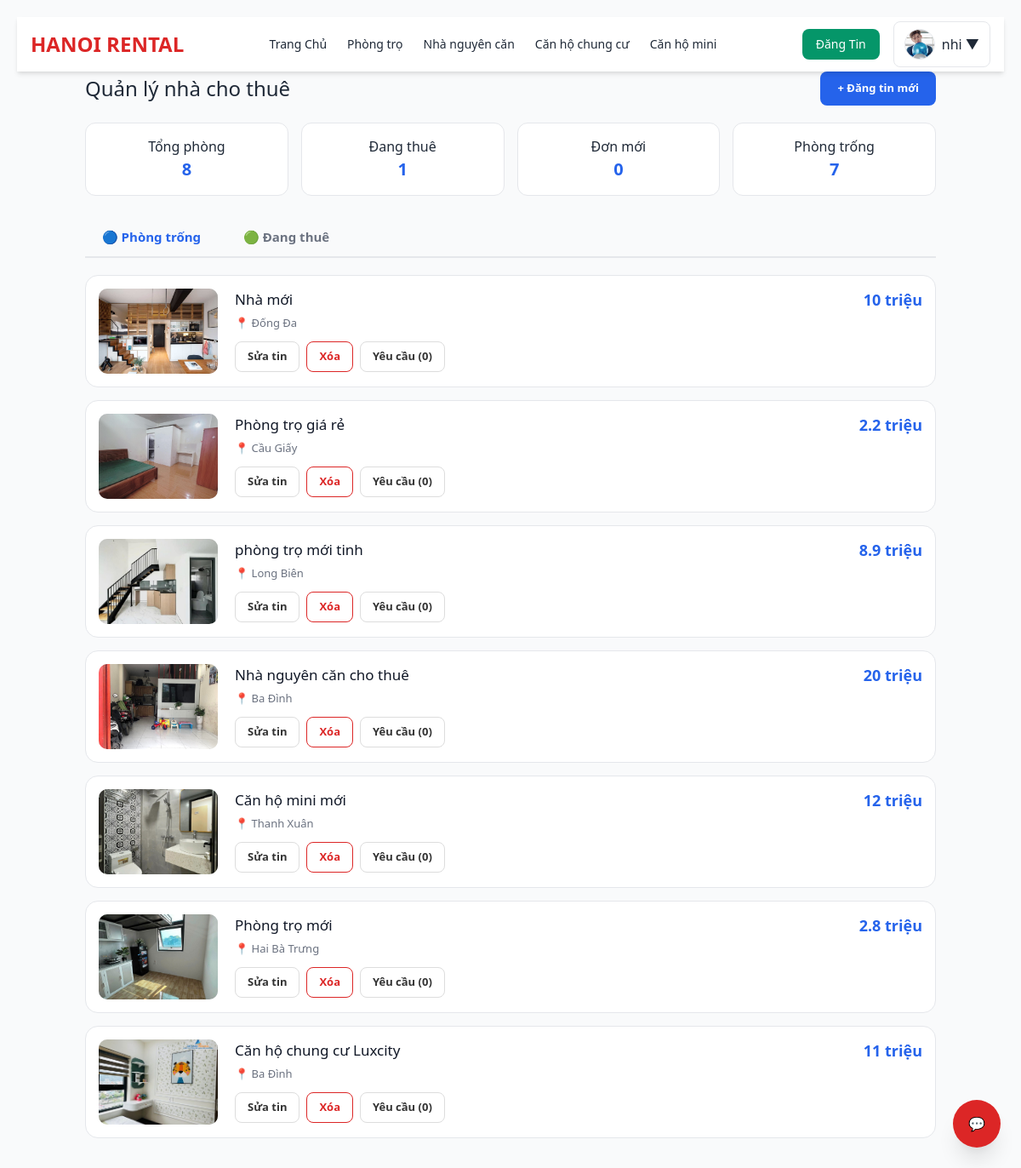
The app's page /manage_rooms.php (signed in) with its own data.
### tables this page shows
CREATE TABLE `posts` (
  `id` int(11) NOT NULL,
  `user_id` int(11) NOT NULL,
  `status` enum('pending','approved','rejected') DEFAULT 'pending',
  `reviewed_by` int(11) DEFAULT NULL,
  `reviewed_at` timestamp NULL DEFAULT NULL,
  `title` varchar(255) DEFAULT NULL,
  `image` varchar(255) DEFAULT NULL,
  `type` varchar(50) DEFAULT NULL,
  `khu_vuc` varchar(255) DEFAULT NULL,
  `price` varchar(50) DEFAULT NULL,
  `phone` varchar(20) DEFAULT NULL,
  `zalo` varchar(20) DEFAULT NULL,
  `description` text DEFAULT NULL,
  `status_rent` tinyint(4) DEFAULT 0,
  `created_at` timestamp NOT NULL DEFAULT current_timestamp(),
  `category` varchar(50) NOT NULL DEFAULT 'phongtro'
);

### manage_rooms.php (the view, shortened to what this page needs)
<?php
require 'header.php';
require 'db.php';
$landlord_id = (int)$_SESSION['user']['id'];
if (!function_exists('e')) {
    function e($s) { return htmlspecialchars((string)$s, ENT_QUOTES, 'UTF-8'); }
}
function resolve_thumb_url($thumbVal) {
    $thumbVal = trim((string)$thumbVal);
    $default = 'assets/default.png';
    $paths = ['uploads/'.ltrim($thumbVal, '/'), ltrim($thumbVal, '/'), '../uploads/'.ltrim($thumbVal, '/')];
    foreach ($paths as $path) { if (file_exists($path)) return $path; }
    return $default;
}
function fmt_price_million($raw) {
    $clean = str_replace([',','VNĐ','vnd','đ'], '', (string)$raw);
    if (is_numeric($clean)) {
        $num = (float)$clean;
        $million = ($num > 1000) ? $num / 1000000.0 : $num;
        return rtrim(rtrim(number_format($million, 1, '.', ''), '0'), '.') . ' triệu';
    }
    return $raw;
}
$sql = "SELECT p.*, (SELECT filename FROM post_images WHERE post_id = p.id ORDER BY id ASC LIMIT 1) AS thumbnail
        FROM posts p WHERE p.user_id = ? ORDER BY p.created_at DESC";
$st = $pdo->prepare($sql);
$st->execute([$landlord_id]);
$posts = $st->fetchAll(PDO::FETCH_ASSOC);
$requests_by_post = [];
foreach ($posts as $pp) $requests_by_post[(int)$pp['id']] = ['pending'=>[], 'approved'=>[], 'all'=>[]];
if (!empty($posts)) {
    $pids = array_column($posts, 'id');
    $placeholders = implode(',', array_fill(0, count($pids), '?'));
    $q = $pdo->prepare("SELECT * FROM rental_requests WHERE post_id IN ($placeholders) ORDER BY created_at DESC");
    $q->execute($pids);
    while ($r = $q->fetch(PDO::FETCH_ASSOC)) {
        $pid = (int)$r['post_id'];
        $status = strtolower(trim((string)$r['status']));
        $r['_name'] = $r['fullname'] ?? ($r['name'] ?? 'Khách lạ');
        $r['_phone'] = $r['phone'] ?? ($r['phone_number'] ?? 'N/A');
        $requests_by_post[$pid]['all'][] = $r;
        if (in_array($status, ['pending', '0', 'waiting', 'new'])) $requests_by_post[$pid]['pending'][] = $r;
        elseif (in_array($status, ['approved', '1', 'accepted'])) $requests_by_post[$pid]['approved'][] = $r;
    }
    usort($posts, function($a, $b) use ($requests_by_post) {
        $countA = count($requests_by_post[(int)$a['id']]['pending'] ?? []);
        $countB = count($requests_by_post[(int)$b['id']]['pending'] ?? []);
        if ($countB > 0 && $countA == 0) return 1;
        if ($countA > 0 && $countB == 0) return -1;
        return strtotime($b['created_at']) <=> strtotime($a['created_at']);
    });
}
$total_rooms = count($posts);
$rented_count = count(array_filter($posts, fn($p) => ($p['status_rent'] ?? 0) == 1));
$pending_count = 0;
foreach($requests_by_post as $rp) $pending_count += count($rp['pending']);
?>
<!doctype html>
<html lang="vi">
<head>
</head>
<body>
<div class="container">
    <div style="display:flex;justify-content:space-between;align-items:center;margin-bottom:20px">
        <h1 style="font-size:24px">Quản lý nhà cho thuê</h1>
        <a href="post_new.php" class="btn btn-primary" style="padding:10px 20px">+ Đăng tin mới</a>
    </div>
    <div class="stats-grid">
        <div class="stat-card">Tổng phòng <b><?= $total_rooms ?></b></div>
        <div class="stat-card">Đang thuê <b><?= $rented_count ?></b></div>
        <div class="stat-card">Đơn mới <b><?= $pending_count ?></b></div>
        <div class="stat-card">Phòng trống <b><?= $total_rooms - $rented_count ?></b></div>
    </div>
    <div class="tab-nav">
        <button class="tab-btn active" onclick="switchTab(event, 'available')">🔵 Phòng trống</button>
        <button class="tab-btn" onclick="switchTab(event, 'rented')">🟢 Đang thuê</button>
    </div>
    <?php foreach(['available' => 0, 'rented' => 1] as $tabId => $statusRent): ?>
    <div id="<?= $tabId ?>" class="tab-content <?= $tabId === 'available' ? 'active' : '' ?>">
        <?php
        foreach ($posts as $p):
            if ((int)($p['status_rent'] ?? 0) !== $statusRent) continue;
            $pid = (int)$p['id'];
            $pendings = $requests_by_post[$pid]['pending'] ?? [];
        ?>
            <div class="room-item" style="<?= !empty($pendings) ? 'border-left:5px solid var(--accent)' : '' ?>">
                <img src="<?= resolve_thumb_url($p['thumbnail'] ?? '') ?>" class="room-thumb" onerror="this.src='assets/default.png'">
                <div class="room-info">
                    <div style="display:flex; justify-content:space-between; align-items:flex-start">
                        <h3><a href="post_detail.php?id=<?= $pid ?>"><?= e($p['title']) ?></a></h3>
                        <span class="price"><?= fmt_price_million($p['price']) ?></span>
                    </div>
                    <div style="font-size:13px; color:#6b7280">📍 <?= e($p['khu_vuc'] ?? 'Chưa rõ địa chỉ') ?></div>
                    <div class="btn-group">
                        <?php if ($statusRent === 1): ?>
                            <a href="rent_action.php?action=reset&id=<?= $pid ?>" class="btn btn-danger" onclick="return confirm('Khách trả phòng?')">Trả phòng (Làm trống)</a>
                        <?php else: ?>
                            <a href="edit_post.php?id=<?= $pid ?>" class="btn">Sửa tin</a>
                            <a href="delete_post.php?id=<?= $pid ?>" class="btn btn-danger" onclick="return confirm('Xóa phòng này?')">Xóa</a>
                        <?php endif; ?>
                        <button class="btn <?= !empty($pendings) ? 'btn-waiting' : '' ?>" onclick="toggleReq(<?= $pid ?>)">
                            Yêu cầu <?= !empty($pendings) ? '<span class="badge-new">'.count($pendings).'</span>' : '(0)' ?>
                        </button>
                    </div>
                </div>
            </div>
        <?php endforeach;
        ?>
    </div>
    <?php endforeach; ?>
</div>
</body>
</html>

### manage_rooms.php (style rules this page uses)
:root { --accent:#2563eb;--danger:#dc2626;--success:#16a34a;--bg:#f3f4f6;--border:#e5e7eb;--text:#1f2937 }
body { font-family:system-ui,-apple-system,sans-serif;background:var(--bg);margin:0;padding:20px;color:var(--text) }
.container { max-width:1000px;margin:0 auto }
.stats-grid { display:grid;grid-template-columns:repeat(auto-fit,minmax(150px,1fr));gap:15px;margin-bottom:25px }
.stat-card { background:#fff;padding:15px;border-radius:12px;border:1px solid var(--border);text-align:center }
.stat-card b { font-size:20px;color:var(--accent);display:block }
.tab-nav { display:flex;gap:10px;margin-bottom:20px;border-bottom:2px solid var(--border) }
.tab-btn { padding:12px 20px;cursor:pointer;font-weight:700;color:#6b7280;border-bottom:3px solid transparent;background:none;border:none;font-size:15px }
.tab-btn.active { color:var(--accent);border-bottom-color:var(--accent) }
.room-item { background:#fff;border-radius:15px;padding:15px;margin-bottom:15px;display:flex;gap:20px;border:1px solid var(--border);position:relative }
.room-thumb { width:140px;height:100px;border-radius:10px;object-fit:cover;background:#eee;flex-shrink:0 }
.room-info { flex:1 }
.room-info h3 { margin:0 0 5px 0;font-size:17px }
.room-info h3 a { text-decoration:none;color:#111827 }
.price { font-weight:800;color:var(--accent);font-size:18px }
.btn-group { margin-top:12px;display:flex;gap:8px;flex-wrap:wrap }
.btn { padding:7px 14px;border-radius:8px;font-size:13px;font-weight:600;text-decoration:none;cursor:pointer;border:1px solid #ddd;background:#fff;color:#333;display:inline-flex;align-items:center;gap:5px }
.btn-primary { background:var(--accent);color:#fff;border:none }
.btn-danger { color:var(--danger);border-color:var(--danger) }
.tab-content { display:none }
.tab-content.active { display:block }

### records on screen
posts: shows a picture, title "Nhà mới", price "10 triệu", khu_vuc "Đống Đa"
posts: shows a picture, title "Phòng trọ giá rẻ", price "2.2 triệu", khu_vuc "Cầu Giấy"
posts: shows a picture, title "phòng trọ mới tinh", price "8.9 triệu", khu_vuc "Long Biên"
posts: shows a picture, title "Nhà nguyên căn cho thuê", price "20 triệu", khu_vuc "Ba Đình"
posts: shows a picture, title "Căn hộ mini mới", price "12 triệu", khu_vuc "Thanh Xuân"
posts: shows a picture, title "Phòng trọ mới", price "2.8 triệu", khu_vuc "Hai Bà Trưng"
posts: shows a picture, title "Căn hộ chung cư Luxcity", price "11 triệu", khu_vuc "Ba Đình"

### other values on screen
$display_name "nhi"
$total_rooms "8"
$rented_count "1"
$pending_count "0"
$total_rooms - $rented_count "7"
